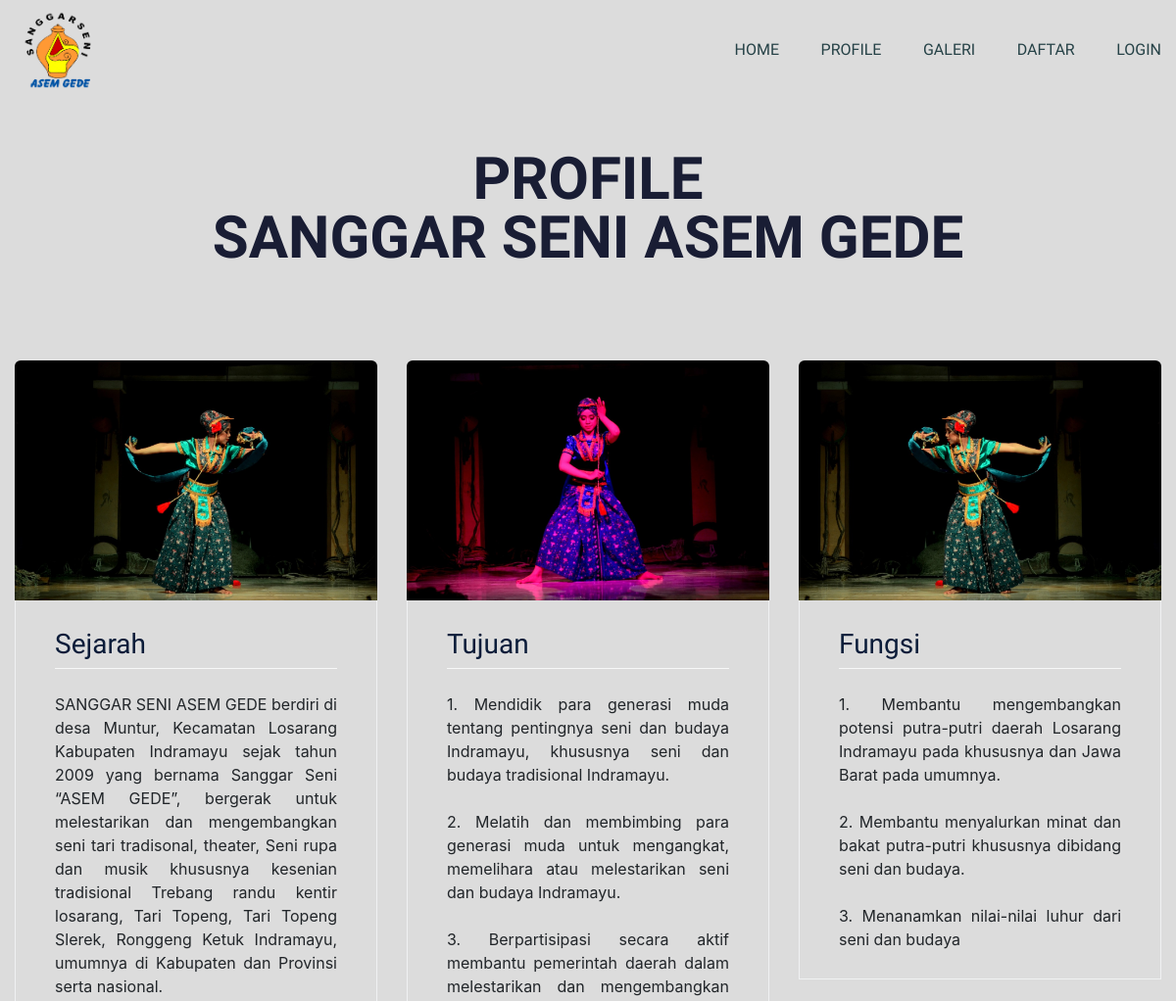
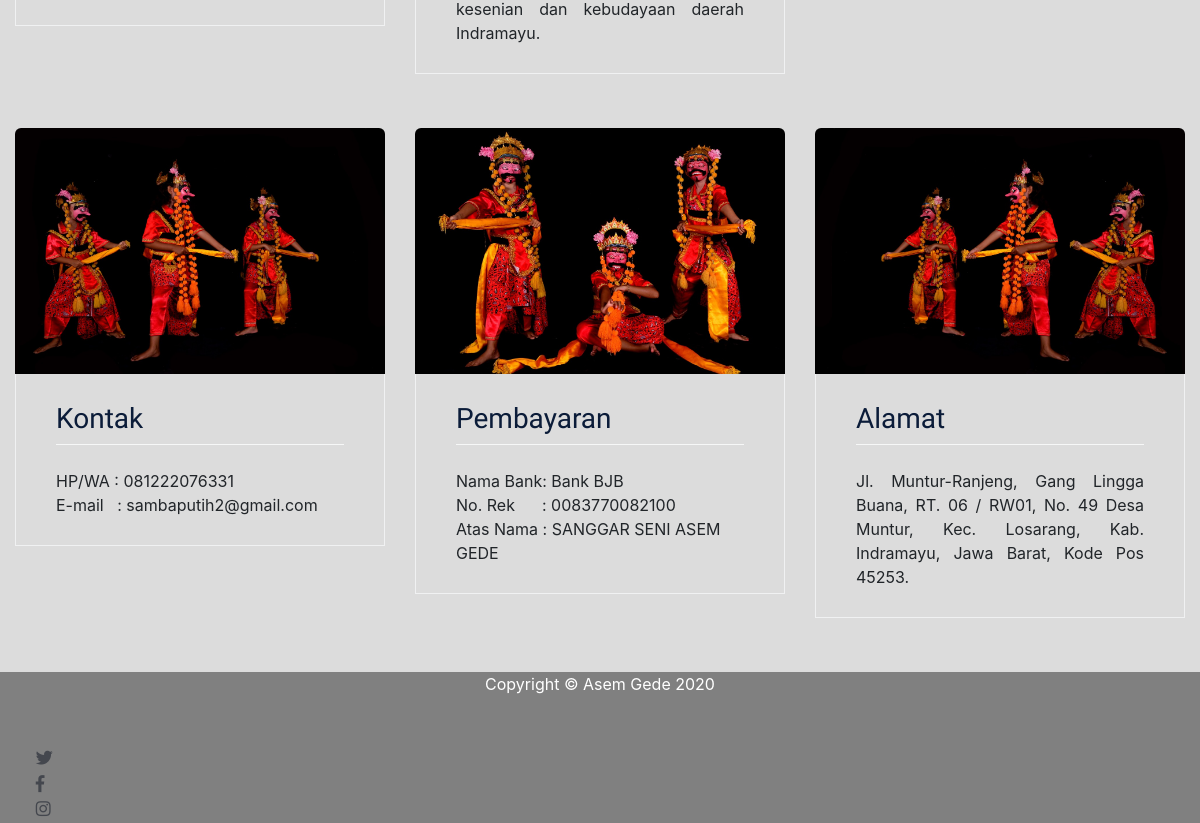
The page /index.php/page/profile on the database its author committed (2 pictures, top to bottom).
### tables this page shows
CREATE TABLE `profile` (
  `id` int(10) NOT NULL,
  `sejarah` text NOT NULL,
  `tujuan` text NOT NULL,
  `fungsi` text NOT NULL,
  `no_hp` varchar(15) NOT NULL,
  `email` varchar(30) NOT NULL,
  `alamat` text NOT NULL,
  `nama_bank` varchar(50) NOT NULL,
  `no_rek` varchar(30) NOT NULL,
  `atas_nama` varchar(50) NOT NULL
);

### application/controllers/Page.php (called while the page is built, shortened)
<?php
class Page extends CI_Controller {
	public function profile()
	{
		$data['title'] = "Profile";
		$this->load->model('ModelProfile');
		$data['profile'] = $this->ModelProfile->getProfile();
		$this->load->view('public/start', $data);
		$this->load->view('public/profile', $data);
		$this->load->view('public/end');
	}
}

### index.php (called while the page is built, shortened)
<?php
require_once BASEPATH.'core/CodeIgniter.php';

### application/models/ModelProfile.php (called while the page is built, shortened)
<?php
class ModelProfile extends CI_model {
  public function getProfile() {
    return $this->db->get('profile')->row_array();
  }
}

### application/views/public/profile.php (the view)
<main>
    <div class="favourite-place pt-padding " id="profile">
        <div class="container">
            <div class="row">
                <div class="col-lg-12">
                    <div class="section-tittle text-center">
                        <h2>PROFILE <br> SANGGAR SENI ASEM GEDE</h2>
                    </div>
                </div>
            </div>
            <div class="row">
                <div class="col-lg-4 col-sm-6 mb-4">
                    <div class="single-place mb-30">
                        <div class="place-img">
                            <img src="<?= base_url() . 'assets/user/'; ?>dep/img/profile/1.jpg" alt="">
                        </div>
                        <div class="place-cap">
                            <div class="place-cap-top">
                                <h3>Sejarah</h3>
                            </div>
                            <div class="text-justify">
                                <?= str_replace(PHP_EOL, '<br>', $profile['sejarah']); ?>
                            </div>
                        </div>
                    </div>
                </div>
                <div class="col-lg-4 col-sm-6 mb-4">
                    <div class="single-place mb-30">
                        <div class="place-img">
                            <img src="<?= base_url() . 'assets/user/'; ?>dep/img/profile/2.jpg" alt="">
                        </div>
                        <div class="place-cap">
                            <div class="place-cap-top">
                                <h3>Tujuan</h3>
                            </div>
                            <div class="text-justify">
                                <?= str_replace(PHP_EOL, '<br>', $profile['tujuan']); ?>
                            </div>
                        </div>
                    </div>
                </div>
                <div class="col-lg-4 col-sm-6 mb-4">
                    <div class="single-place mb-30">
                        <div class="place-img">
                            <img src="<?= base_url() . 'assets/user/'; ?>dep/img/profile/3.jpg" alt="">
                        </div>
                        <div class="place-cap">
                            <div class="place-cap-top">
                                <h3>Fungsi</h3>
                            </div>
                            <div class="text-justify">
                                <?= str_replace(PHP_EOL, '<br>', $profile['fungsi']); ?>
                            </div>
                        </div>
                    </div>
                </div>
                <div class="col-lg-4 col-sm-6 mb-4">
                    <div class="single-place mb-30">
                        <div class="place-img">
                            <img src="<?= base_url() . 'assets/user/'; ?>dep/img/profile/4.jpg" alt="">
                        </div>
                        <div class="place-cap">
                            <div class="place-cap-top">
                                <h3>Kontak</h3>
                            </div>
                            <div>
                                HP/WA : <?= $profile['no_hp']; ?> <br>
                                E-mail &nbsp;&nbsp;: <?= $profile['email']; ?>
                            </div>
                        </div>
                    </div>
                </div>
                <div class="col-lg-4 col-sm-6 mb-4">
                    <div class="single-place mb-30">
                        <div class="place-img">
                            <img src="<?= base_url() . 'assets/user/'; ?>dep/img/profile/5.jpg" alt="">
                        </div>
                        <div class="place-cap">
                            <div class="place-cap-top">
                                <h3>Pembayaran</h3>
                            </div>
                            <div>
                                Nama Bank: <?= $profile['nama_bank']; ?> <br>
                                No. Rek &nbsp;&nbsp;&nbsp;&nbsp;&nbsp;: <?= $profile['no_rek']; ?> <br>
                                Atas Nama : <?= $profile['atas_nama']; ?>
                            </div>
                        </div>
                    </div>
                </div>
                <div class="col-lg-4 col-sm-6 mb-4">
                    <div class="single-place mb-30">
                        <div class="place-img">
                            <img src="<?= base_url() . 'assets/user/'; ?>dep/img/profile/6.jpg" alt="">
                        </div>
                        <div class="place-cap">
                            <div class="place-cap-top">
                                <h3>Alamat</h3>
                            </div>
                            <div class="text-justify">
                                <?= str_replace(PHP_EOL, '<br>', $profile['alamat']); ?>
                            </div>
                        </div>
                    </div>
                </div>
            </div>
        </div>
    </div>
    <footer>
        <div class="footer-area " style="background-color: grey">
            <div class="row">
                <div class="container">
                    <div class="row align-items-center">
                        <div class="col-lg-12 text-lg-center" style="color: white">Copyright &copy; Asem Gede <?= date('Y') ?></div>
                        <br>
                        <div class="row pt-padding">
                            <div class="col-xl-5 col-lg-5 col-md-5">
                                <div class="footer-social f-right col-lg-4 my-3 my-lg-0 ">
                                    <a href="#"><i class="fab fa-twitter"></i></a>
                                    <a href="#"><i class="fab fa-facebook-f"></i></a>
                                    <a href="#"><i class="fab fa-instagram"></i></a>
                                </div>
                            </div>
                        </div>
                    </div>
                </div>
            </div>
    </footer>
</main>

### application/views/public/start.php (shortened to what this page needs)
<!doctype html>
<html class="no-js" lang="zxx">
    <head>
            <link rel="stylesheet" href="<?=base_url().'assets/user/';?>dep/css/bootstrap.min.css">
            <link rel="stylesheet" href="<?=base_url().'assets/user/';?>dep/css/owl.carousel.min.css">
            <link rel="stylesheet" href="<?=base_url().'assets/user/';?>dep/css/flaticon.css">
            <link rel="stylesheet" href="<?=base_url().'assets/user/';?>dep/css/slicknav.css">
            <link rel="stylesheet" href="<?=base_url().'assets/user/';?>dep/css/animate.min.css">
            <link rel="stylesheet" href="<?=base_url().'assets/user/';?>dep/css/magnific-popup.css">
            <link rel="stylesheet" href="<?=base_url().'assets/user/';?>dep/css/fontawesome-all.min.css">
            <link rel="stylesheet" href="<?=base_url().'assets/user/';?>dep/css/themify-icons.css">
            <link rel="stylesheet" href="<?=base_url().'assets/user/';?>dep/css/slick.css">
            <link rel="stylesheet" href="<?=base_url().'assets/user/';?>dep/css/nice-select.css">
            <link rel="stylesheet" href="<?=base_url().'assets/user/';?>dep/css/style.css">
   </head>
   <body style="background-color: #DCDCDC" >
    <header>
       <div class="header-area">
            <div class="main-header ">
               <div class="header-bottom  header-sticky">
                    <div class="container">
                        <div class="row align-items-center">
                            <div class="col-xl-2 col-lg-2 col-md-1">
                                <div class="logo">
                                  <a href="<?=base_url();?>"><img src="<?=base_url().'assets/user/';?>dep/img/logo/logo.png" width="90" height="80" alt=""></a>
                                </div>
                            </div>
                            <div class="col-xl-10 col-lg-10 col-md-10">
                                <div class="main-menu f-right d-none d-lg-block">
                                    <nav >
                                        <ul  >
                                            <li><a href="<?=base_url().'page/home';?>">Home</a></li>
                                            <li><a href="<?=base_url().'page/profile';?>">Profile</a></li>
                                            <li><a href="<?=base_url().'page/galeri';?>">Galeri</a></li>
                                            <li><a href="<?=base_url().'page/daftar';?>">Daftar</a></li>
                                            <li><a href="<?=base_url().'login';?>">Login</a></li>
                                        </ul>
                                    </nav>
                                </div>
                            </div>
                            <div class="col-12">
                            </div>
                        </div>
                    </div>
               </div>
            </div>
       </div>
    </header>

### application/views/public/end.php (shortened to what this page needs)
    </body>
</html>

### rows shown on the page
profile: sejarah "SANGGAR SENI ASEM GEDE berdiri di desa Muntur, Kecamatan Losarang Kabupaten Indramayu sejak tahun 2009 yang bernama Sanggar Seni “ASEM GEDE”, bergerak untuk melestarikan dan mengembangkan seni tari tradisonal, theater, Seni rupa dan musik khususnya kesenian tradisional Trebang randu kentir losarang, Tari Topeng, Tari Topeng Slerek, Ronggeng Ketuk Indramayu, umumnya di Kabupaten dan Provinsi serta nasional.", tujuan "1. Mendidik para generasi muda tentang pentingnya seni dan budaya Indramayu, khususnya seni dan budaya tradisional Indramayu. 2. Melatih dan membimbing para generasi muda untuk mengangkat, memelihara atau melestarikan seni dan budaya Indramayu. 3. Berpartisipasi secara aktif membantu pemerintah daerah dalam melestarikan dan mengembangkan kesenian dan kebudayaan daerah Indramayu.", fungsi "1. Membantu mengembangkan potensi putra-putri daerah Losarang Indramayu pada khususnya dan Jawa Barat pada umumnya. 2. Membantu menyalurkan minat dan bakat putra-putri khususnya dibidang seni dan budaya. 3. Menanamkan nilai-nilai luhur dari seni dan budaya", no_hp "081222076331", email "sambaputih2@gmail.com", nama_bank "Bank BJB", no_rek "0083770082100", atas_nama "SANGGAR SENI ASEM GEDE", alamat "Jl. Muntur-Ranjeng, Gang Lingga Buana, RT. 06 / RW01, No. 49 Desa Muntur, Kec. Losarang, Kab. Indramayu, Jawa Barat, Kode Pos 45253."
